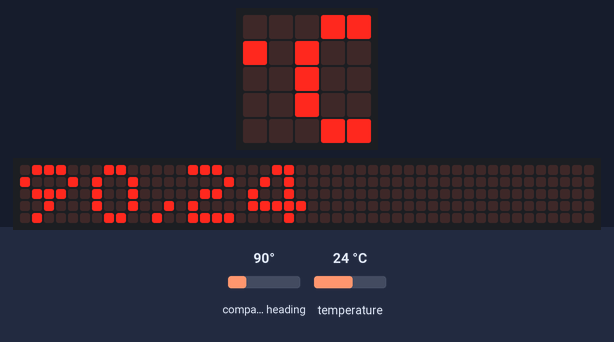
Simulated run of this program. Board: BBC micro:bit running MicroPython. On the bench: the board's 5×5 LED display, a strip that is not on the board, showing the scrolling text unrolled. The test bench sets the inputs (shaded band); at power-on: compass heading 90°, temperature 24 °C. Files the program writes start out absent; the 48×5 strip is a reading aid, not a part: it shows the text the display is scrolling, unrolled, one strip-width of it at a time; the compass is already calibrated.

Above: at 1.27 s.
1.3 s: compass heading set to 7°
At 10.07 s:
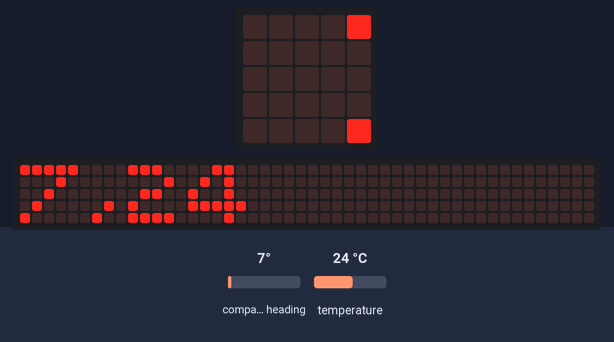
11.5 s: temperature set to 12 °C
At 20.07 s:
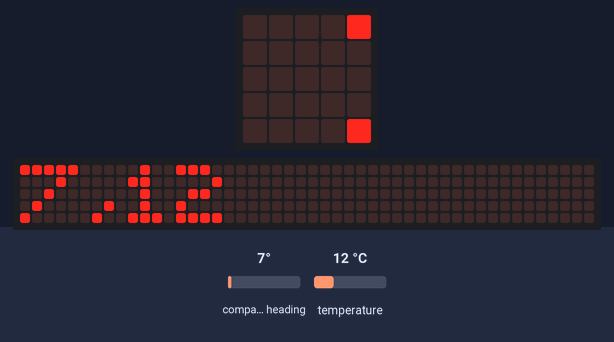
21.5 s: compass heading set to 90°
At 30.08 s:
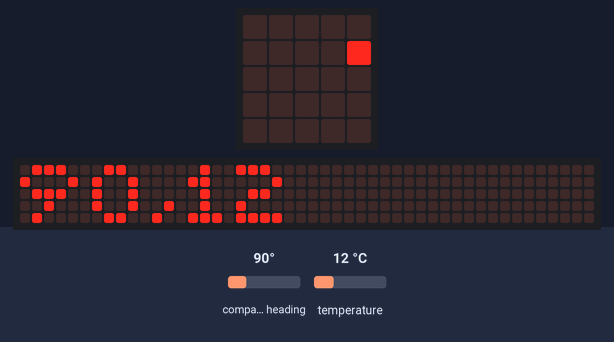
31.5 s: temperature set to 19 °C
At 40.08 s:
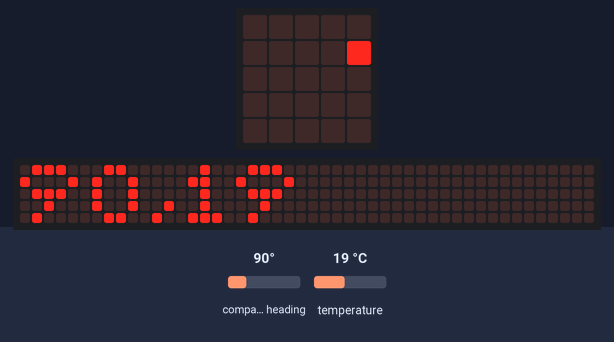

The program:

Environmental_data_logger_program.py
```python
# Add your Python code here. E.g.
from microbit import *
import os
# compass calibration
if not compass.is_calibrated():
    compass.calibrate()

# main loop
while True:
    # prepare data
    comp = compass.heading()
    temp = temperature()
    content = str(comp) + ',' + str(temp)
    # optional addition(first part)
    display.scroll(content, wait=False, loop=True)
    file_list = os.listdir()
    # if data.csv exist
    if 'data.csv' in file_list:
        # load current file
        data_in = open('data.csv', 'r')
        old = data_in.read()
        data_in.close()
        # update the data file
        data_out = open('data.csv', 'w')
        data_out.write(old + content + '\n')
        data_out.close()
    # if data.csv not exist, build a file and save the data
    else:
        data_out = open('data.csv', 'w')
        data_out.write(content + '\n')
        data_out.close()
    sleep(10000)
```
